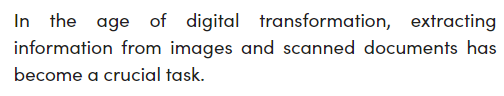
#> input picture app/services/preprocessing_pipeline/image.png, 504 x 96 px
$ python -i preprocess.py   (imports and definitions only)
#> lines starting #> are read from the running program, lines starting #| are printed output that depends on the picture
import mimetypes
from fastapi import UploadFile
import cv2
import numpy as np
import os
# [80 lines left out: functions detect_file_type, convert_to_grayscale, denoise_image, threshold_image, not called in this run]


def deskew_image(image_path:str,output_dir:str)->str:
#> called with image_path = 'image.png', output_dir = 'out.png'
    output_dir = os.path.abspath(output_dir)
    os.makedirs(output_dir,exist_ok=True)
    img=cv2.imread(image_path,cv2.IMREAD_GRAYSCALE)
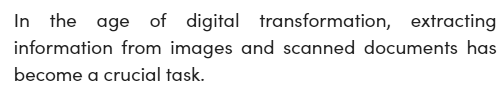
#> img: shape (96, 504); min 33, max 255, mean 238.8
    if img is None:
        raise ValueError("could not read a image")
    img=cv2.bitwise_not(img)
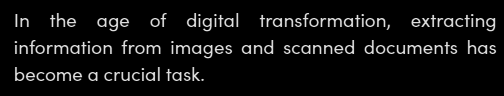
#> img: shape (96, 504); min 0, max 222, mean 16.2

    coords=np.column_stack(np.where(img>0))
#> coords = 6790 pairs, first value 13 to 80, second value 14 to 496
    angle=cv2.minAreaRect(coords)[-1]
#> angle = -90

    if angle < -45:
        angle=90+angle
#> angle = 0
    (h,w)=img.shape
#> h = 96; w = 504
    center=(w//2,h//2)
#> center = (252, 48)
    M=cv2.getRotationMatrix2D(center,angle,1.0)
#> M = [[1, 0, 0], [0, 1, 0]]
    rotated = cv2.warpAffine(
        img,
        M,
        (w, h),
        flags=cv2.INTER_CUBIC,
        borderMode=cv2.BORDER_REPLICATE
    )
    rotated = cv2.bitwise_not(rotated)
    file_path=os.path.join(output_dir,"04_deskew_img.jpg")
    if not file_path.startswith(output_dir):
        raise ValueError("Path traversal detected")
    if not cv2.imwrite(file_path, rotated):
        raise ValueError(f"Failed to write image to {file_path}")
    return file_path


# [15 lines left out: function preprocess_image, not called in this run]


>>> result = deskew_image('image.png', 'out.png')
